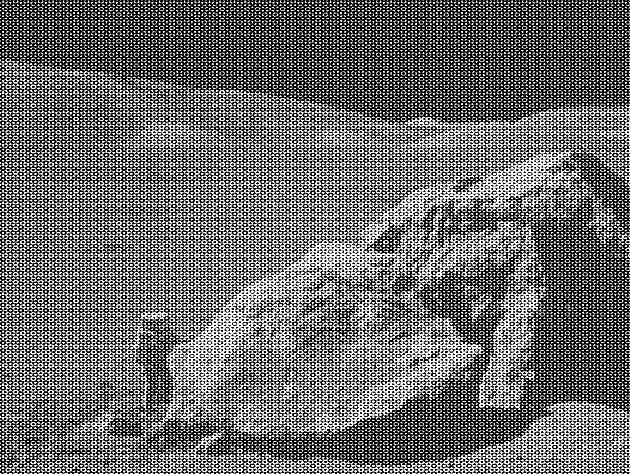
#> input picture assets/moonlanding.png, 630 x 474 px
$ python ftt.py
#> lines starting #> are read from the running program, lines starting #| are printed output that depends on the picture
import numpy as np
import matplotlib.pyplot as plt
import argparse
import cv2
import os
from matplotlib.colors import LogNorm

# -----------------------------------------------------------------------------------------------------------------------#
# -----------------------------------------------------------------------------------------------------------------------#
# -----------------------------------------------------------------------------------------------------------------------#
# -------------------------------- Fourier and Inverse Fourier Transformation Functions -------------------------------- #
# -----------------------------------------------------------------------------------------------------------------------#
# -----------------------------------------------------------------------------------------------------------------------#
# -----------------------------------------------------------------------------------------------------------------------#
# [9 lines left out: function dft, not called in this run]

def fft(arr: np.ndarray) -> np.ndarray:
    N = arr.size

    if N <= 1:
        return arr

    even_indices = fft(arr[0::2])
    odd_indices = fft(arr[1::2])

    result = np.zeros(N, dtype=complex)
    for k in range(N // 2):
        e = np.exp((-2j * np.pi * k) / N)
        result[k] = even_indices[k] + e * odd_indices[k]
        result[k + N // 2] = even_indices[k] - e * odd_indices[k]
    return result

# [23 lines left out: function inverse_fft, not called in this run]

def fft_2d(img: np.ndarray) -> np.ndarray:
    # As per the assignment description:
    # "Note that the term inside the brackets is a 1D-DFT of the rows of the 2D matrix of values f and
    # that the outer sum is another 1D-DFT over the transformed rows performed along each column"

    # 1D-DFT (FFT) for each row of the 2D image
    transformed_rows = np.transpose([fft(row) for row in img])

    # 1D-DFT (FFT) along each column of the transformed rows
    freqs = np.transpose([fft(col) for col in transformed_rows])
    return freqs

# [9 lines left out: function inverse_fft_2d, not called in this run]

def is_power_of_2(n: int) -> bool:
    # A number n is a power of 2 iff it is positive and only a single bit
    # is set in its binary representation. We can easily check this with a bitwise AND operations
    return (n > 0) and (n & (n - 1) == 0)

def load_img(img_path: str) -> np.ndarray:
    # Read the image using cv2
#> called with img_path = './assets/moonlanding.png'
    img = cv2.imread(img_path, cv2.IMREAD_GRAYSCALE)
#> img is the input picture: shape (474, 630); min 0, max 255, mean 108.1

    # As per the assignment requirements, we need to ensure that the image dimensions are powers of 2
    height, width = img.shape
#> height = 474; width = 630

    # If the current height is not a power of 2, acquire the next power of 2
    if not is_power_of_2(height):
        height = 2 ** (height - 1).bit_length()
#> height = 512

    # If the current width is not a power of 2, acquire the next power of 2
    if not is_power_of_2(width):
        width = 2 ** (width - 1).bit_length()
#> width = 1024

    # Resize the image to the new dimensions which are powers of 2
    resized_img = cv2.resize(img, (width, height))
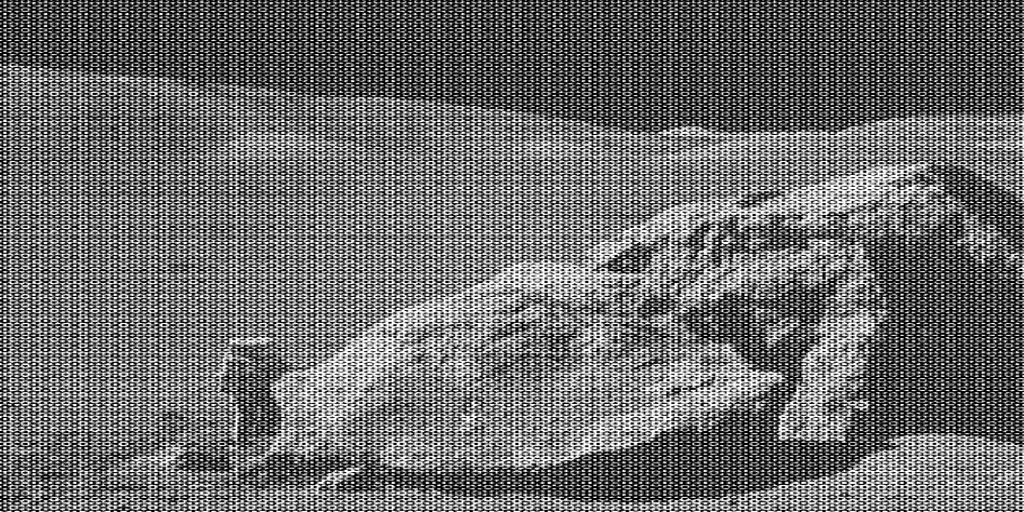
#> resized_img: shape (512, 1024); min 0, max 255, mean 108
    return np.array(resized_img)

# -----------------------------------------------------------------------------------------------------------------------#
# -----------------------------------------------------------------------------------------------------------------------#
# -----------------------------------------------------------------------------------------------------------------------#
# --------------------------------------------- Functions for Modes 1 to 4 --------------------------------------------- #
# -----------------------------------------------------------------------------------------------------------------------#
# -----------------------------------------------------------------------------------------------------------------------#
# -----------------------------------------------------------------------------------------------------------------------#

def mode_1_fft_img(img: np.ndarray) -> np.ndarray:
    # Obtain the 2D FFT of the image
    fast_fourier_transformed_img = fft_2d(img)

    # Output a one by two subplot of the original image and next to it its Fourier transform
    # Plot original image
    plt.subplot(1, 2, 1)
    plt.title("Original Image", fontweight="bold")
    plt.imshow(img, cmap='gray')

    # Plot 2D Fast Fourier Transformed image
    plt.subplot(1, 2, 2)
    plt.title("Fast Fourier Transform (FFT) of Image (Log Scaled)", fontweight="bold")
    plt.imshow(np.abs(fast_fourier_transformed_img), cmap='gray', norm=LogNorm())

    plt.show()
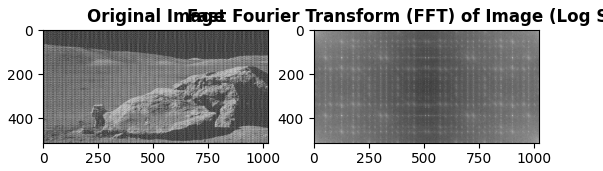
#> figure drawn by matplotlib, 2 panels

def mode_2_denoise_img():
    return None

def compress_img():
    return None

def parse_command_line_args():
    parser = argparse.ArgumentParser()
    parser.add_argument("-m", help="Mode to run program in", type=int, action="store", default=1)
    parser.add_argument("-i", help="Filename of the image we wish to take the DFT of", type=str, action="store", default="./assets/moonlanding.png")
    args = parser.parse_args()
    return args

def main():
    # Parse the command line arguments m (mode) and i (image)
    args = parse_command_line_args()

    # Ensure input image exists before calling corresponding functions based on mode
    # Check if the provided image path exsists; display error message if it does not
    # or if there was an error loading the image
    source_img = None
    try:
        if not os.path.exists(args.i):
            print(f"Error: The specified image path '{args.i}' does not exist.")
            return
        # Load the image from the specified path if the provided is valid and exists
        else:
            source_img = load_img(args.i)
    except Exception as e:
        print(f"An error occurred while loading the image: {e}")
        return

    # Calling the correct functions based on input parameters after verifying image path
    if args.m == 1:
        mode_1_fft_img(source_img)
    elif args.m == 2:
        return None
    elif args.m == 3:
        return None
    elif args.m == 4:
        return None
    else :
        print("Invalid mode selected. Please choose a mode between 1 and 4.")
        return None


if __name__ == "__main__":
    main()
